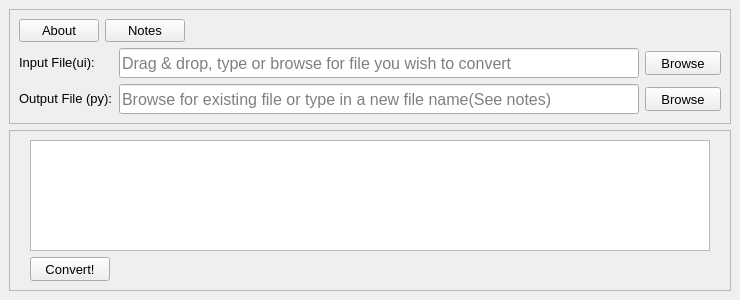
<?xml version="1.0" encoding="UTF-8"?>
<ui version="4.0">
 <class>MainWindow</class>
 <widget class="QMainWindow" name="MainWindow">
  <property name="geometry">
   <rect>
    <x>0</x>
    <y>0</y>
    <width>740</width>
    <height>300</height>
   </rect>
  </property>
  <property name="minimumSize">
   <size>
    <width>740</width>
    <height>300</height>
   </size>
  </property>
  <property name="font">
   <font>
    <family>Arial</family>
   </font>
  </property>
  <property name="windowTitle">
   <string>UI2PY - PyUIC Wrapper</string>
  </property>
  <widget class="QWidget" name="centralwidget">
   <layout class="QGridLayout" name="gridLayout_3">
    <item row="0" column="0">
     <widget class="QFrame" name="frame_in_out">
      <property name="sizePolicy">
       <sizepolicy hsizetype="Preferred" vsizetype="Preferred">
        <horstretch>0</horstretch>
        <verstretch>0</verstretch>
       </sizepolicy>
      </property>
      <property name="frameShape">
       <enum>QFrame::StyledPanel</enum>
      </property>
      <property name="frameShadow">
       <enum>QFrame::Raised</enum>
      </property>
      <layout class="QGridLayout" name="gridLayout">
       <item row="0" column="0">
        <widget class="QPushButton" name="button_about">
         <property name="sizePolicy">
          <sizepolicy hsizetype="Fixed" vsizetype="Fixed">
           <horstretch>0</horstretch>
           <verstretch>0</verstretch>
          </sizepolicy>
         </property>
         <property name="font">
          <font>
           <family>Arial</family>
           <pointsize>10</pointsize>
          </font>
         </property>
         <property name="text">
          <string>About</string>
         </property>
        </widget>
       </item>
       <item row="0" column="1" colspan="2">
        <widget class="QPushButton" name="button_notes">
         <property name="sizePolicy">
          <sizepolicy hsizetype="Fixed" vsizetype="Fixed">
           <horstretch>0</horstretch>
           <verstretch>0</verstretch>
          </sizepolicy>
         </property>
         <property name="font">
          <font>
           <family>Arial</family>
           <pointsize>10</pointsize>
          </font>
         </property>
         <property name="text">
          <string>Notes</string>
         </property>
        </widget>
       </item>
       <item row="1" column="0">
        <widget class="QLabel" name="label_input_file">
         <property name="sizePolicy">
          <sizepolicy hsizetype="Fixed" vsizetype="Fixed">
           <horstretch>0</horstretch>
           <verstretch>0</verstretch>
          </sizepolicy>
         </property>
         <property name="font">
          <font>
           <family>Arial</family>
           <pointsize>10</pointsize>
          </font>
         </property>
         <property name="text">
          <string>Input File(ui):</string>
         </property>
        </widget>
       </item>
       <item row="1" column="2">
        <widget class="QLineEdit" name="text_box_input_file">
         <property name="minimumSize">
          <size>
           <width>520</width>
           <height>30</height>
          </size>
         </property>
         <property name="font">
          <font>
           <family>Arial</family>
           <pointsize>12</pointsize>
          </font>
         </property>
         <property name="text">
          <string/>
         </property>
         <property name="dragEnabled">
          <bool>true</bool>
         </property>
         <property name="placeholderText">
          <string>Drag &amp; drop, type or browse for file you wish to convert</string>
         </property>
        </widget>
       </item>
       <item row="1" column="3">
        <widget class="QPushButton" name="button_input_browse">
         <property name="sizePolicy">
          <sizepolicy hsizetype="Fixed" vsizetype="Fixed">
           <horstretch>0</horstretch>
           <verstretch>0</verstretch>
          </sizepolicy>
         </property>
         <property name="minimumSize">
          <size>
           <width>75</width>
           <height>24</height>
          </size>
         </property>
         <property name="font">
          <font>
           <family>Arial</family>
           <pointsize>10</pointsize>
          </font>
         </property>
         <property name="text">
          <string>Browse</string>
         </property>
        </widget>
       </item>
       <item row="2" column="0" colspan="2">
        <widget class="QLabel" name="label_output_file">
         <property name="sizePolicy">
          <sizepolicy hsizetype="Fixed" vsizetype="Fixed">
           <horstretch>0</horstretch>
           <verstretch>0</verstretch>
          </sizepolicy>
         </property>
         <property name="font">
          <font>
           <family>Arial</family>
           <pointsize>10</pointsize>
          </font>
         </property>
         <property name="text">
          <string>Output File (py):</string>
         </property>
        </widget>
       </item>
       <item row="2" column="2">
        <widget class="QLineEdit" name="text_box_output_file">
         <property name="minimumSize">
          <size>
           <width>520</width>
           <height>30</height>
          </size>
         </property>
         <property name="font">
          <font>
           <family>Arial</family>
           <pointsize>12</pointsize>
          </font>
         </property>
         <property name="text">
          <string/>
         </property>
         <property name="dragEnabled">
          <bool>true</bool>
         </property>
         <property name="placeholderText">
          <string>Browse for existing file or type in a new file name(See notes)</string>
         </property>
         <property name="clearButtonEnabled">
          <bool>false</bool>
         </property>
        </widget>
       </item>
       <item row="2" column="3">
        <widget class="QPushButton" name="button_output_browse">
         <property name="sizePolicy">
          <sizepolicy hsizetype="Fixed" vsizetype="Fixed">
           <horstretch>0</horstretch>
           <verstretch>0</verstretch>
          </sizepolicy>
         </property>
         <property name="minimumSize">
          <size>
           <width>75</width>
           <height>24</height>
          </size>
         </property>
         <property name="font">
          <font>
           <family>Arial</family>
           <pointsize>10</pointsize>
          </font>
         </property>
         <property name="text">
          <string>Browse</string>
         </property>
        </widget>
       </item>
      </layout>
     </widget>
    </item>
    <item row="1" column="0">
     <widget class="QFrame" name="frame">
      <property name="sizePolicy">
       <sizepolicy hsizetype="Preferred" vsizetype="Preferred">
        <horstretch>0</horstretch>
        <verstretch>0</verstretch>
       </sizepolicy>
      </property>
      <property name="frameShape">
       <enum>QFrame::StyledPanel</enum>
      </property>
      <property name="frameShadow">
       <enum>QFrame::Raised</enum>
      </property>
      <layout class="QGridLayout" name="gridLayout_2">
       <item row="0" column="0">
        <widget class="QTextEdit" name="text_edit_info_box">
         <property name="sizePolicy">
          <sizepolicy hsizetype="Preferred" vsizetype="Preferred">
           <horstretch>1</horstretch>
           <verstretch>0</verstretch>
          </sizepolicy>
         </property>
         <property name="minimumSize">
          <size>
           <width>680</width>
           <height>70</height>
          </size>
         </property>
         <property name="font">
          <font>
           <family>Arial</family>
           <pointsize>12</pointsize>
          </font>
         </property>
         <property name="focusPolicy">
          <enum>Qt::NoFocus</enum>
         </property>
         <property name="acceptDrops">
          <bool>false</bool>
         </property>
         <property name="toolTip">
          <string extracomment="Messages appear here during conversion"/>
         </property>
         <property name="horizontalScrollBarPolicy">
          <enum>Qt::ScrollBarAlwaysOff</enum>
         </property>
         <property name="undoRedoEnabled">
          <bool>false</bool>
         </property>
         <property name="readOnly">
          <bool>true</bool>
         </property>
        </widget>
       </item>
       <item row="1" column="0">
        <widget class="QPushButton" name="button_convert">
         <property name="sizePolicy">
          <sizepolicy hsizetype="Fixed" vsizetype="Fixed">
           <horstretch>0</horstretch>
           <verstretch>0</verstretch>
          </sizepolicy>
         </property>
         <property name="minimumSize">
          <size>
           <width>75</width>
           <height>24</height>
          </size>
         </property>
         <property name="font">
          <font>
           <family>Arial</family>
           <pointsize>10</pointsize>
          </font>
         </property>
         <property name="text">
          <string>Convert!</string>
         </property>
        </widget>
       </item>
      </layout>
     </widget>
    </item>
   </layout>
  </widget>
 </widget>
 <tabstops>
  <tabstop>text_box_input_file</tabstop>
  <tabstop>button_input_browse</tabstop>
  <tabstop>text_box_output_file</tabstop>
  <tabstop>button_convert</tabstop>
  <tabstop>button_about</tabstop>
  <tabstop>text_edit_info_box</tabstop>
 </tabstops>
 <resources/>
 <connections/>
</ui>
